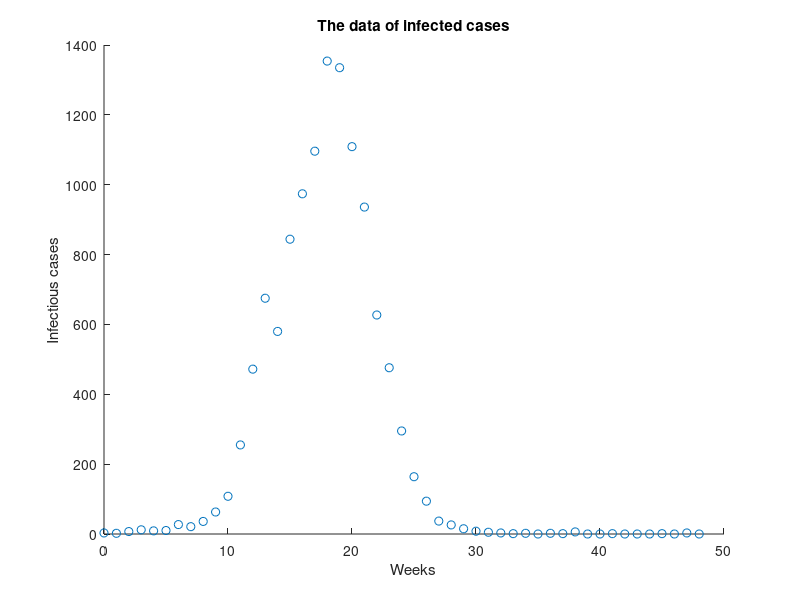

Write the MATLAB code that produced this figure.
weeks = 0:48;
cases = [3, 2, 7, 12, 9, 10, 27, 21, 36, 63, 108, 255, 472, 675, 580, 844, 974, 1096, 1354, 1335, 1109, 936, 627, 476, 295, 164, 94, 37, 26, 15, 8, 5, 3, 1, 2, 0, 2, 1, 6, 0, 0, 1, 0, 0, 0, 1, 0, 3, 0];
scatter(weeks, cases, 'r*');
title('The data of infected cases');
xlabel('Weeks');
ylabel('Infectious cases');